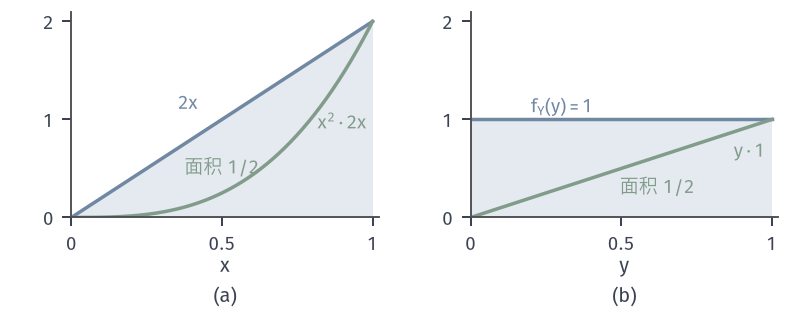

Recreate this plot in Python.
from pathlib import Path
import sys
HERE = Path(__file__).resolve().parent
sys.path.insert(0, str(HERE.parent/'rvm-common'))
from rvm_fig import *
# X has density 2x on (0,1); Y = X^2 then has F_Y(y) = y, i.e. density 1 on (0,1).
# Both routes give E[Y] = 1/2: integral of x^2*2x dx, or integral of y*1 dy.
fig, axes = figure(width_mm=112, height_mm=44, ncols=2)
panel(fig, left=.09, right=.98, bottom=.3, wspace=.3)
x = np.linspace(0, 1, 401)
ax = axes[0]
ax.fill_between(x, 0, 2*x, color=BLUE_FILL, lw=0); ax.plot(x, 2*x, color=BLUE, lw=1.4)
ax.plot(x, x**2*2*x, color=GREEN, lw=1.4)
lab(ax, .42, 1.1, '$2x$', BLUE, ha='right'); lab(ax, .98, .9, '$x^2\\cdot 2x$', GREEN, ha='right')
lab(ax, .5, .45, '面积 1/2', GREEN, ha='center')
ax.set_xlim(0, 1.02); ax.set_ylim(0, 2.1); ax.set_xticks([0, .5, 1]); ax.set_xticklabels(['0', '0.5', '1']); ax.set_yticks([0, 1, 2])
axlab(ax, '$x$')
ax = axes[1]
ax.fill_between(x, 0, 1+0*x, color=BLUE_FILL, lw=0); ax.plot(x, 1+0*x, color=BLUE, lw=1.4)
ax.plot(x, x, color=GREEN, lw=1.4)
lab(ax, .2, 1.07, '$f_Y(y)=1$', BLUE, ha='left'); lab(ax, .98, .62, '$y\\cdot 1$', GREEN, ha='right')
lab(ax, .62, .25, '面积 1/2', GREEN, ha='center')
ax.set_xlim(0, 1.02); ax.set_ylim(0, 2.1); ax.set_xticks([0, .5, 1]); ax.set_xticklabels(['0', '0.5', '1']); ax.set_yticks([0, 1, 2])
axlab(ax, '$y$')
tags(fig, axes)
save(fig, HERE, 'figure', {'E[X^2] via x': float(np.trapezoid(2*x**3, x)), 'E[Y] via y': float(np.trapezoid(x, x))})
